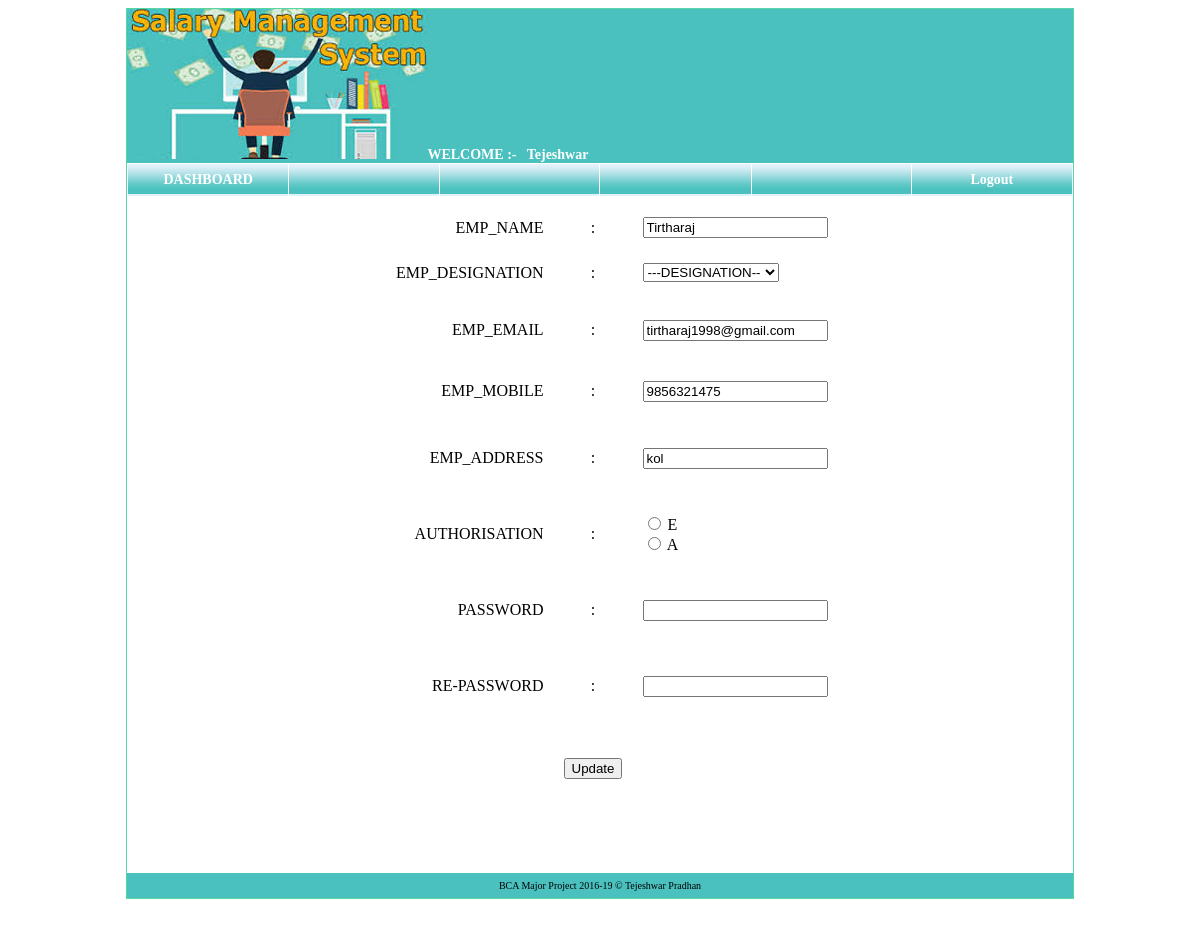
The app's page /employee_entry.php?E=1 (signed in) with its own data.
### tables this page shows
CREATE TABLE IF NOT EXISTS employee_master (
  emp_id int(11) NOT NULL AUTO_INCREMENT,
  emp_name varchar(255) NOT NULL,
  designation_id varchar(255) NOT NULL,
  emp_email varchar(255) NOT NULL,
  emp_mobile varchar(255) NOT NULL,
  emp_address varchar(255) NOT NULL,
  `password` varchar(255) NOT NULL,
  login_type enum('E','A') NOT NULL,
  PRIMARY KEY (emp_id),
  KEY emp_designation (designation_id),
  KEY emp_designation_2 (designation_id)
);

### employee_entry.php (the view, shortened to what this page needs)
<?php
include "connection/connection.php";
	if(isset($_GET['E']))
{
	$E = $_GET['E'];
	$esql = "select * from employee_master where emp_id='$E'";
	$erec = mysqli_query($conn,$esql);
	$eres = mysqli_fetch_assoc($erec);
}
?>
<!DOCTYPE html PUBLIC "-//W3C//DTD XHTML 1.0 Transitional//EN" "http://www.w3.org/TR/xhtml1/DTD/xhtml1-transitional.dtd">
<html xmlns="http://www.w3.org/1999/xhtml">
<head>
<link href="style/style.css" rel="stylesheet" type="text/css" />
</head>
<body>
<form id="form1" name="form1" method="post" action="">
  <table width="80%" border="0" align="center" cellpadding="0" cellspacing="0" class="bod" >
    <tr>
      <td><?php include "includes/header.php";?></td>
    </tr>
    <tr>
      <td align="center"><table width="547" height="588" border="0" align="center">
        <tr>
          <td width="214" height="35" align="right">EMP_NAME</td>
          <td width="91" align="center">:</td>
          <td width="228" align="left"><input name="emp_name" type="text" id="emp_name" value="<?php echo $eres['emp_name'];?>" /></td>
        </tr>
        <tr>
          <td height="47" align="right">EMP_DESIGNATION</td>
          <td align="center">:</td>
          <td align="left"><select name="emp_designation" id="emp_designation">
              <option selected="selected">---DESIGNATION--</option>
          </select></td>
        </tr>
        <tr>
          <td height="60" align="right">EMP_EMAIL</td>
          <td align="center">:</td>
          <td align="left"><input name="emp_email" type="text" id="emp_email" value="<?php echo $eres['emp_email'];?>" /></td>
        </tr>
        <tr>
          <td height="54" align="right">EMP_MOBILE</td>
          <td align="center">:</td>
          <td align="left"><input name="emp_mobile" type="text" id="emp_mobile" value="<?php echo $eres['emp_mobile'];?>" /></td>
        </tr>
        <tr>
          <td height="72" align="right">EMP_ADDRESS</td>
          <td align="center">:</td>
          <td align="left"><input name="emp_address" type="text" id="emp_address" value="<?php echo $eres['emp_address'];?>" /></td>
        </tr>
        <tr>
          <td height="72" align="right">AUTHORISATION</td>
          <td align="center">:</td>
          <td align="left"><p>
            <label>
              <input name="rg" type="radio" value="E" />
              E</label>
            <br />
            <label>
            <input type="radio" name="rg" value="A" />
              A</label>
            <br />
          </p></td>
        </tr>
        <tr>
          <td height="72" align="right">PASSWORD</td>
          <td align="center">:</td>
          <td align="left"><input name="emp_pass" type="password" id="emp_pass" /></td>
        </tr>
        <tr>
          <td height="72" align="right">RE-PASSWORD</td>
          <td align="center">:</td>
          <td align="left"><input name="emp_repass" type="password" id="emp_repass" /></td>
        </tr>
        <tr>
          <td height="84" align="center"><input name="pk" type="hidden" id="pk" value="<?php echo $_GET['E']?>" /></td>
          <td align="center"><input type="submit" name="Submit" <?php if(isset($_GET['E'])){echo "value='Update'";}else{?>value="Submit"<?php }?> onclick=" return pass_chk() " /></td>
          <td align="left">&nbsp;</td>
        </tr>
      </table>
        <p>&nbsp;</p>
		<?php
				$lsql = "select * from employee_master ";
				$lrec = mysqli_query($conn,$lsql);
			    $fnum  = mysqli_num_rows($lrec);
		if($fnum > 0)
		{
		?>
        </td>
    </tr>
    <tr>
      <td><?php include "includes/footer.php";?></td>
    </tr>
  </table>
        <?php }  ?>
  <p>&nbsp;</p>
</form>
</body>
</html>

### style/style.css (style rules this page uses)
.bod { border:1px solid #55D7A6; }

### records on screen
employee_master: emp_name "Tirtharaj", emp_email "tirtharaj1998@gmail.com", emp_mobile "9856321475", emp_address "kol"

### other values on screen
$_SESSION['ename'] "Tejeshwar"
